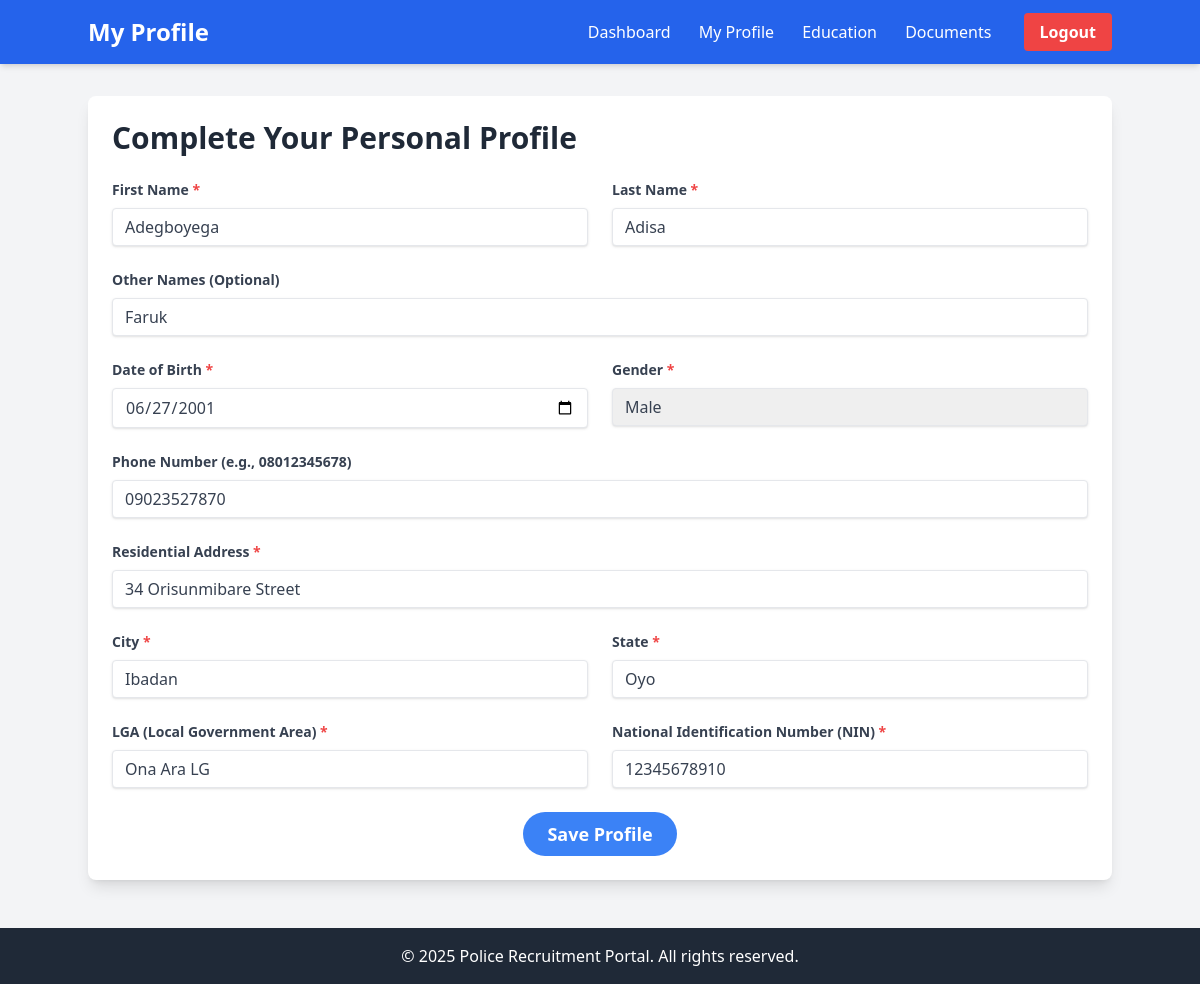
The app's page /profile.php (signed in) with its own data.
### tables this page shows
CREATE TABLE `applicants` (
  `id` int(11) NOT NULL,
  `user_id` int(11) NOT NULL,
  `first_name` varchar(100) NOT NULL,
  `last_name` varchar(100) NOT NULL,
  `other_names` varchar(100) DEFAULT NULL,
  `dob` date NOT NULL,
  `gender` enum('Male','Female','Other') NOT NULL,
  `phone_number` varchar(20) DEFAULT NULL,
  `address` varchar(255) DEFAULT NULL,
  `city` varchar(100) DEFAULT NULL,
  `state` varchar(100) DEFAULT NULL,
  `lga` varchar(100) DEFAULT NULL,
  `nin` varchar(255) DEFAULT NULL,
  `application_status` enum('pending','under_review','shortlisted','invited_for_test','invited_for_interview','medical_check','recommended_for_training','rejected','Profile Incomplete','Not Started') NOT NULL DEFAULT 'pending',
  `created_at` timestamp NOT NULL DEFAULT current_timestamp(),
  `updated_at` timestamp NOT NULL DEFAULT current_timestamp() ON UPDATE current_timestamp()
);

### profile.php (the view, shortened to what this page needs)
<?php
require_once 'includes/config.php';
$user_id = $_SESSION['id'];
$first_name = $last_name = $other_names = $dob = $gender = $phone_number = $application_status = "";
$address = $city = $state = $lga = $nin = "";
$first_name_err = $last_name_err = $dob_err = $gender_err = $phone_number_err = "";
$address_err = $city_err = $state_err = $lga_err = $nin_err = "";
$sql_fetch = "SELECT id, first_name, last_name, other_names, dob, gender, phone_number, application_status, address, city, state, lga, nin FROM applicants WHERE user_id = :user_id";
if ($stmt_fetch = $pdo->prepare($sql_fetch)) {
    $stmt_fetch->bindParam(":user_id", $user_id, PDO::PARAM_INT);
    if ($stmt_fetch->execute()) {
        if ($stmt_fetch->rowCount() == 1) {
            $row = $stmt_fetch->fetch(PDO::FETCH_ASSOC);
            $first_name = $row['first_name'];
            $last_name = $row['last_name'];
            $other_names = $row['other_names'];
            $dob = $row['dob'];
            $gender = $row['gender'];
            $phone_number = $row['phone_number'];
            $address = $row['address'];
            $city = $row['city'];
            $state = $row['state'];
            $lga = $row['lga'];
            $nin = $row['nin'];
        }
    } else {
        $error_message = "Oops! Something went wrong fetching your profile. Please try again later.";
    }
}
?>
<!DOCTYPE html>
<html lang="en">
<head>
    <script src="https://cdn.tailwindcss.com"></script>
</head>
<body class="bg-gray-100 font-sans leading-normal tracking-normal">
    <header class="bg-blue-600 p-4 text-white shadow-md">
        <div class="container mx-auto flex justify-between items-center">
            <h1 class="text-2xl font-bold">My Profile</h1>
            <nav>
                <a href="dashboard.php" class="px-3 py-2 rounded hover:bg-blue-700 transition duration-300">Dashboard</a>
                <a href="profile.php" class="px-3 py-2 rounded hover:bg-blue-700 transition duration-300">My Profile</a>
                <a href="education.php" class="px-3 py-2 rounded hover:bg-blue-700 transition duration-300">Education</a> <a href="documents.php" class="px-3 py-2 rounded hover:bg-blue-700 transition duration-300">Documents</a>
                <a href="logout.php" class="bg-red-500 hover:bg-red-700 text-white font-bold py-2 px-4 rounded ml-4 transition duration-300">Logout</a>
            </nav>
        </div>
    </header>
    <main class="container mx-auto mt-8 p-6 bg-white rounded-lg shadow-lg">
        <h2 class="text-3xl font-semibold text-gray-800 mb-6">Complete Your Personal Profile</h2>
        <form action="<?php echo htmlspecialchars($_SERVER["PHP_SELF"]); ?>" method="post">
            <div class="grid grid-cols-1 md:grid-cols-2 gap-6 mb-6">
                <div>
                    <label for="first_name" class="block text-gray-700 text-sm font-bold mb-2">First Name <span class="text-red-500">*</span></label>
                    <input type="text" id="first_name" name="first_name" value="<?php echo htmlspecialchars($first_name); ?>"
                           class="shadow appearance-none border <?php echo (!empty($first_name_err)) ? 'border-red-500' : ''; ?> rounded w-full py-2 px-3 text-gray-700 leading-tight focus:outline-none focus:shadow-outline"
                           placeholder="Enter your first name" required>
                </div>
                <div>
                    <label for="last_name" class="block text-gray-700 text-sm font-bold mb-2">Last Name <span class="text-red-500">*</span></label>
                    <input type="text" id="last_name" name="last_name" value="<?php echo htmlspecialchars($last_name); ?>"
                           class="shadow appearance-none border <?php echo (!empty($last_name_err)) ? 'border-red-500' : ''; ?> rounded w-full py-2 px-3 text-gray-700 leading-tight focus:outline-none focus:shadow-outline"
                           placeholder="Enter your last name" required>
                </div>
                <div class="md:col-span-2">
                    <label for="other_names" class="block text-gray-700 text-sm font-bold mb-2">Other Names (Optional)</label>
                    <input type="text" id="other_names" name="other_names" value="<?php echo htmlspecialchars($other_names); ?>"
                           class="shadow appearance-none border rounded w-full py-2 px-3 text-gray-700 leading-tight focus:outline-none focus:shadow-outline"
                           placeholder="Enter your other names">
                </div>
                <div>
                    <label for="dob" class="block text-gray-700 text-sm font-bold mb-2">Date of Birth <span class="text-red-500">*</span></label>
                    <input type="date" id="dob" name="dob" value="<?php echo htmlspecialchars($dob); ?>"
                           class="shadow appearance-none border <?php echo (!empty($dob_err)) ? 'border-red-500' : ''; ?> rounded w-full py-2 px-3 text-gray-700 leading-tight focus:outline-none focus:shadow-outline"
                           required>
                </div>
                <div>
                    <label for="gender" class="block text-gray-700 text-sm font-bold mb-2">Gender <span class="text-red-500">*</span></label>
                    <select id="gender" name="gender"
                            class="shadow appearance-none border <?php echo (!empty($gender_err)) ? 'border-red-500' : ''; ?> rounded w-full py-2 px-3 text-gray-700 leading-tight focus:outline-none focus:shadow-outline"
                            required>
                        <option value="Male" <?php echo ($gender == 'Male') ? 'selected' : ''; ?>>Male</option>
                    </select>
                </div>
                <div class="md:col-span-2">
                    <label for="phone_number" class="block text-gray-700 text-sm font-bold mb-2">Phone Number (e.g., 08012345678)</label>
                    <input type="tel" id="phone_number" name="phone_number" value="<?php echo htmlspecialchars($phone_number); ?>"
                           class="shadow appearance-none border <?php echo (!empty($phone_number_err)) ? 'border-red-500' : ''; ?> rounded w-full py-2 px-3 text-gray-700 leading-tight focus:outline-none focus:shadow-outline"
                           placeholder="Enter your phone number">
                </div>
                <div class="md:col-span-2">
                    <label for="address" class="block text-gray-700 text-sm font-bold mb-2">Residential Address <span class="text-red-500">*</span></label>
                    <input type="text" id="address" name="address" value="<?php echo htmlspecialchars($address); ?>"
                           class="shadow appearance-none border <?php echo (!empty($address_err)) ? 'border-red-500' : ''; ?> rounded w-full py-2 px-3 text-gray-700 leading-tight focus:outline-none focus:shadow-outline"
                           placeholder="Enter your full residential address" required>
                </div>
                <div>
                    <label for="city" class="block text-gray-700 text-sm font-bold mb-2">City <span class="text-red-500">*</span></label>
                    <input type="text" id="city" name="city" value="<?php echo htmlspecialchars($city); ?>"
                           class="shadow appearance-none border <?php echo (!empty($city_err)) ? 'border-red-500' : ''; ?> rounded w-full py-2 px-3 text-gray-700 leading-tight focus:outline-none focus:shadow-outline"
                           placeholder="Enter your city" required>
                </div>
                <div>
                    <label for="state" class="block text-gray-700 text-sm font-bold mb-2">State <span class="text-red-500">*</span></label>
                    <input type="text" id="state" name="state" value="<?php echo htmlspecialchars($state); ?>"
                           class="shadow appearance-none border <?php echo (!empty($state_err)) ? 'border-red-500' : ''; ?> rounded w-full py-2 px-3 text-gray-700 leading-tight focus:outline-none focus:shadow-outline"
                           placeholder="Enter your state" required>
                </div>
                <div>
                    <label for="lga" class="block text-gray-700 text-sm font-bold mb-2">LGA (Local Government Area) <span class="text-red-500">*</span></label>
                    <input type="text" id="lga" name="lga" value="<?php echo htmlspecialchars($lga); ?>"
                           class="shadow appearance-none border <?php echo (!empty($lga_err)) ? 'border-red-500' : ''; ?> rounded w-full py-2 px-3 text-gray-700 leading-tight focus:outline-none focus:shadow-outline"
                           placeholder="Enter your LGA" required>
                </div>
                <div>
                    <label for="nin" class="block text-gray-700 text-sm font-bold mb-2">National Identification Number (NIN) <span class="text-red-500">*</span></label>
                    <input type="text" id="nin" name="nin" value="<?php echo htmlspecialchars($nin); ?>"
                           class="shadow appearance-none border <?php echo (!empty($nin_err)) ? 'border-red-500' : ''; ?> rounded w-full py-2 px-3 text-gray-700 leading-tight focus:outline-none focus:shadow-outline"
                           placeholder="Enter your 11-digit NIN" maxlength="11" required>
                </div>
                </div>
            <div class="flex items-center justify-center">
                <button type="submit"
                        class="bg-blue-500 hover:bg-blue-700 text-white font-bold py-2 px-6 rounded-full focus:outline-none focus:shadow-outline text-lg transition duration-300">
                    Save Profile
                </button>
            </div>
        </form>
    </main>
    <footer class="bg-gray-800 text-white p-4 mt-12 text-center">
        <div class="container mx-auto">
            &copy; <?php echo date("Y"); ?> Police Recruitment Portal. All rights reserved.
        </div>
    </footer>
</body>
</html>

### records on screen
applicants: first_name "Adegboyega", last_name "Adisa", other_names "Faruk", dob "06/27/2001", gender "Male", phone_number "09023527870", address "34 Orisunmibare Street", city "Ibadan", state "Oyo", lga "Ona Ara LG", nin "12345678910"
